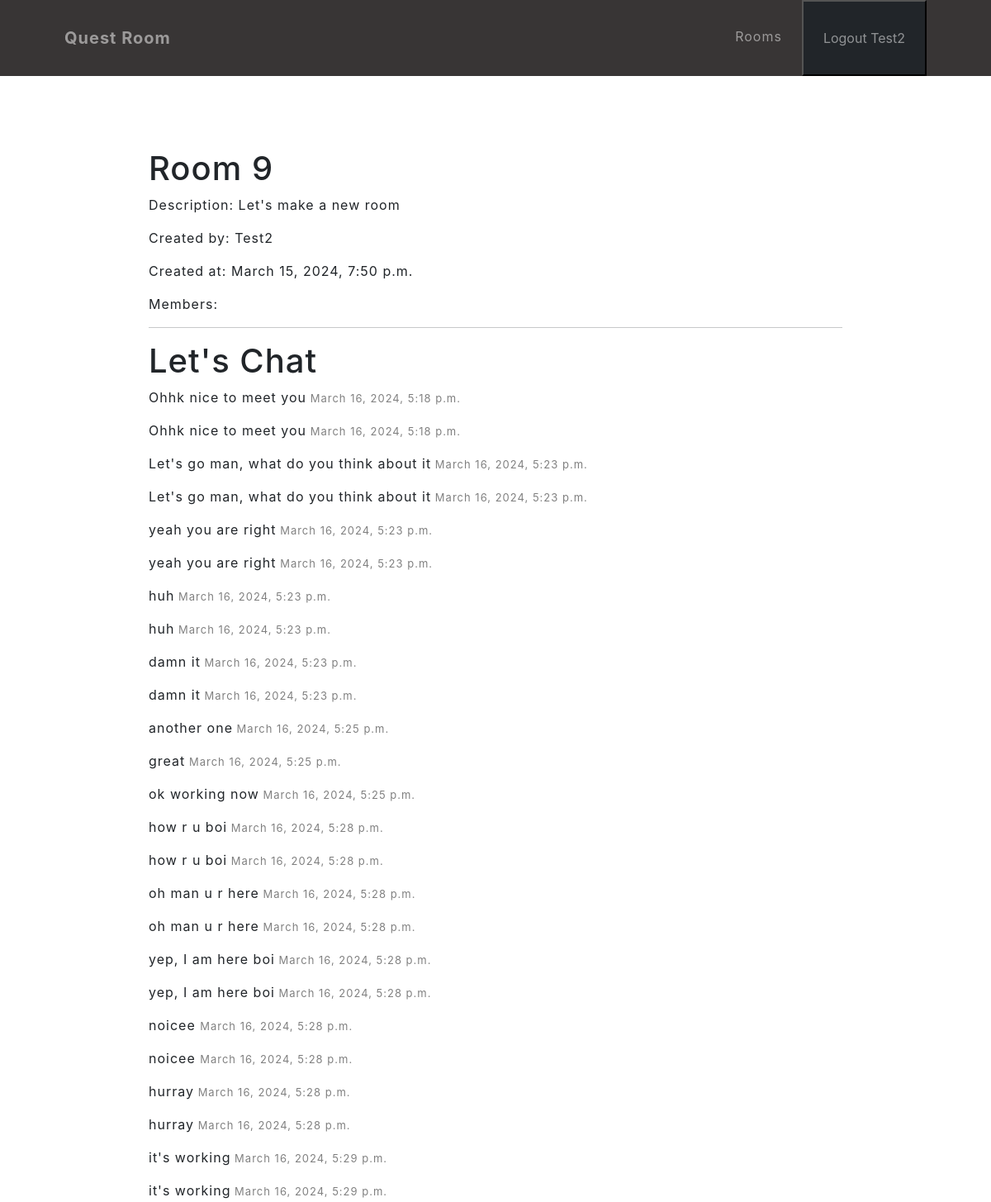
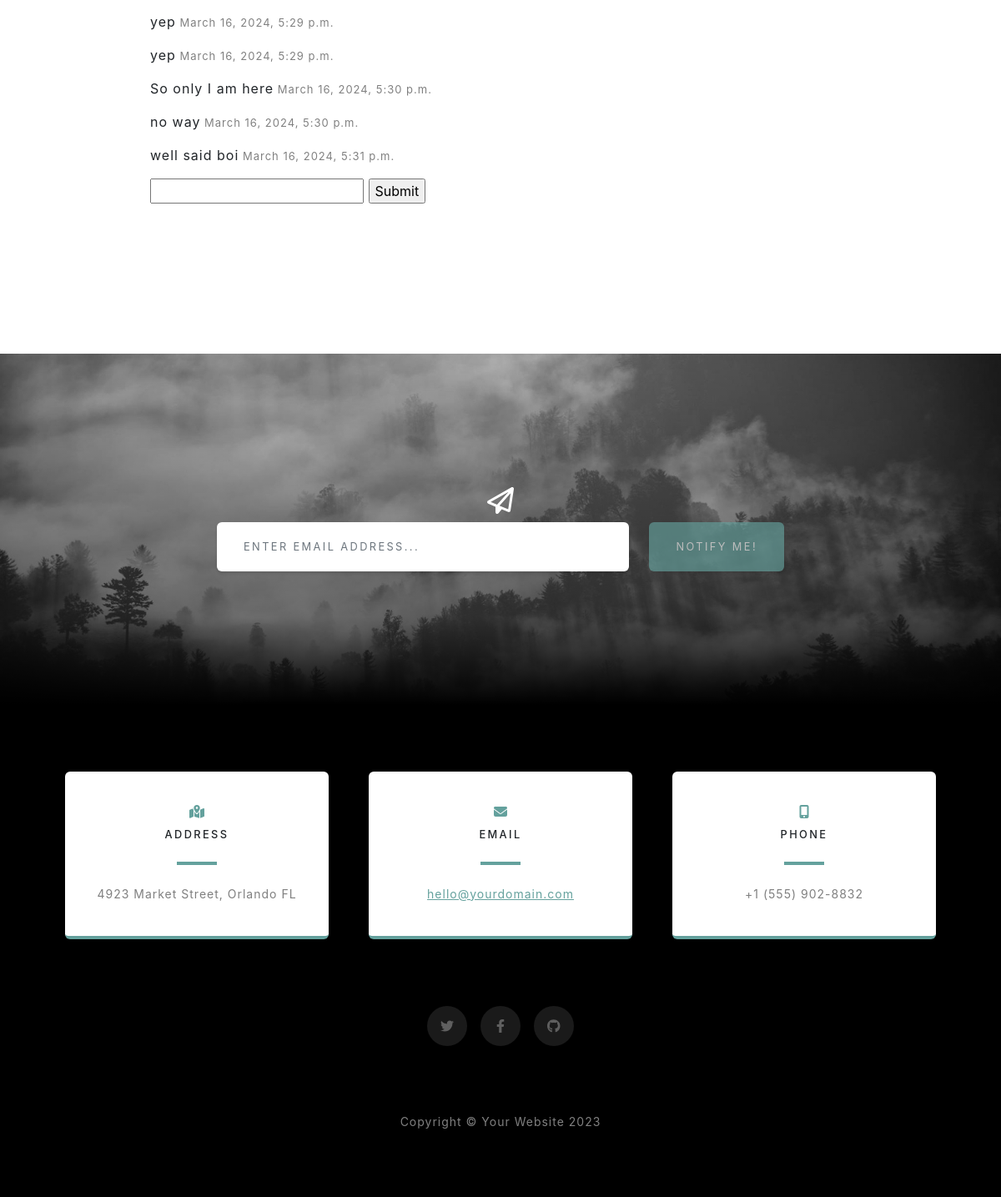
Page /rooms/9/ (signed in) on the committed database (2 pictures, top to bottom).
### users/models.py (models this page shows)
class User(AbstractUser):
    def __str__(self) -> str:
        return f'{self.id} - {self.username}'

### rooms/models.py (models this page shows, shortened)
class QuestRoom(models.Model):
    class RoomType(models.TextChoices):
        LEETCODE = 'LC', 'LeetCode'
    name = models.CharField(max_length=50)
    description = models.TextField()
    room_type = models.CharField(
        choices=RoomType.choices,
        default=RoomType.LEETCODE,
        max_length=2
    )
    created_by = models.ForeignKey(User, on_delete=models.CASCADE, related_name='rooms')
    members = models.ManyToManyField(User)
    expire_days = models.PositiveIntegerField(default=1)
    expires_at = models.DateTimeField()
    daily_required_points = models.PositiveIntegerField(default=1)
    created_at = models.DateTimeField(auto_now_add=True)
    updated_at = models.DateTimeField(auto_now=True)
    class Meta:
        unique_together = [['name', 'created_by']]

class Message(models.Model):
    room = models.ForeignKey(QuestRoom, on_delete=models.CASCADE, related_name='messages')
    user = models.ForeignKey(User, on_delete=models.CASCADE)
    content = models.TextField()
    created_at = models.DateTimeField(auto_now_add=True)
    objects = models.Manager()
    latest_messages = LatestMessages()

### rooms/views.py (the view)
# urls.py: path('rooms/<int:room_id>/', views.view_room, name='view_room'),
@login_required
def view_room(request, room_id):
    room = get_object_or_404(QuestRoom, pk=room_id)
    latest_messages = Message.latest_messages.get_latest_messages(room_id)
    return render (
        request,
        'rooms/view_room.html', {
            'room': room,
            'latest_messages': latest_messages,
        }
    )

### rooms/models.py (called while the page is built)
    def get_latest_messages(self, room_id, limit=30):
        return self.filter(room_id=room_id).order_by('-created_at')[:limit]

### rooms/templates/rooms/view_room.html (shortened to what this page needs)
{% extends 'rooms/base.html' %}
{% block content %}
    <main>
        <h1>Room {{ room.id }}</h1>
        <p>Description: {{ room.description }}</p>
        <p>Created by: {{ room.created_by.username }}</p>
        <p>Created at: {{ room.created_at }}</p>
        <p>Members:</p>
        <hr>
        <h1>Let's Chat</h1>
        <div id="messages">
            {% for message in latest_messages reversed %}
                <div class="message">
                    <p>{{ message.content }}<span> {{ message.created_at }}</span></p>
                </div>
            {% endfor %}
        </div>
        <form id="form">
            <input type="text" name="message">
            <input type="submit">
        </form>
    </main>
{% endblock content %}

### rooms/templates/rooms/base.html (shortened to what this page needs)
{% load static %}
<!DOCTYPE html>
<html lang="en">
    <head>
        <link href="https://api.fontshare.com/v2/css?f[]=supreme@400&f[]=chubbo@700&display=swap" rel="stylesheet">
        <link href="{% static 'css/styles.css' %}" rel="stylesheet" />
    </head>
    <body id="page-top">
        <nav class="navbar navbar-expand-lg navbar-light fixed-top" id="mainNav">
            <div class="container px-4 px-lg-5">
                <a class="navbar-brand" href="#page-top">Quest Room</a>
                <div class="collapse navbar-collapse" id="navbarResponsive">
                    <ul class="navbar-nav ms-auto">
                        <li class="nav-item"><a class="nav-link" href="#projects">Rooms</a></li>
                        {% if request.user.is_authenticated %}
                            <li class="nav-item">
                                <form action="{% url 'users:logout' %}" method="post">
                                    <button type="submit" class="nav-link bg-dark">Logout {{ request.user.username }}</button>
                                </form>
                            </li>
                        {% endif %}
                    </ul>
                </div>
            </div>
        </nav>
        {% block content %}
        {% endblock content %}
        <section class="signup-section" id="signup">
            <div class="container px-4 px-lg-5">
                <div class="row gx-4 gx-lg-5">
                    <div class="col-md-10 col-lg-8 mx-auto text-center">
                        <i class="far fa-paper-plane fa-2x mb-2 text-white"></i>
                        <form class="form-signup" id="contactForm" data-sb-form-api-token="API_TOKEN">
                            <div class="row input-group-newsletter">
                                <div class="col"><input class="form-control" id="emailAddress" type="email" placeholder="Enter email address..." aria-label="Enter email address..." data-sb-validations="required,email" /></div>
                                <div class="col-auto"><button class="btn btn-primary disabled" id="submitButton" type="submit">Notify Me!</button></div>
                            </div>
                        </form>
                    </div>
                </div>
            </div>
        </section>
        <section class="contact-section bg-black">
            <div class="container px-4 px-lg-5">
                <div class="row gx-4 gx-lg-5">
                    <div class="col-md-4 mb-3 mb-md-0">
                        <div class="card py-4 h-100">
                            <div class="card-body text-center">
                                <i class="fas fa-map-marked-alt text-primary mb-2"></i>
                                <h4 class="text-uppercase m-0">Address</h4>
                                <hr class="my-4 mx-auto" />
                                <div class="small text-black-50">4923 Market Street, Orlando FL</div>
                            </div>
                        </div>
                    </div>
                    <div class="col-md-4 mb-3 mb-md-0">
                        <div class="card py-4 h-100">
                            <div class="card-body text-center">
                                <i class="fas fa-envelope text-primary mb-2"></i>
                                <h4 class="text-uppercase m-0">Email</h4>
                                <hr class="my-4 mx-auto" />
                                <div class="small text-black-50"><a href="#!">hello@yourdomain.com</a></div>
                            </div>
                        </div>
                    </div>
                    <div class="col-md-4 mb-3 mb-md-0">
                        <div class="card py-4 h-100">
                            <div class="card-body text-center">
                                <i class="fas fa-mobile-alt text-primary mb-2"></i>
                                <h4 class="text-uppercase m-0">Phone</h4>
                                <hr class="my-4 mx-auto" />
                                <div class="small text-black-50">+1 (555) 902-8832</div>
                            </div>
                        </div>
                    </div>
                </div>
                <div class="social d-flex justify-content-center">
                    <a class="mx-2" href="#!"><i class="fab fa-twitter"></i></a>
                    <a class="mx-2" href="#!"><i class="fab fa-facebook-f"></i></a>
                    <a class="mx-2" href="#!"><i class="fab fa-github"></i></a>
                </div>
            </div>
        </section>
        <footer class="footer bg-black small text-center text-white-50"><div class="container px-4 px-lg-5">Copyright &copy; Your Website 2023</div></footer>
    </body>
</html>

### rows in the picture
User: user.username "Test2"
QuestRoom: id "9", description "Let's make a new room", created_by.username "Test2", created_at "March 15, 2024, 7:50 p.m."
Message: content "Ohhk nice to meet you", created_at "March 16, 2024, 5:18 p.m."
Message: content "Ohhk nice to meet you", created_at "March 16, 2024, 5:18 p.m."
Message: content "Let's go man, what do you think about it", created_at "March 16, 2024, 5:23 p.m."
Message: content "Let's go man, what do you think about it", created_at "March 16, 2024, 5:23 p.m."
Message: content "yeah you are right", created_at "March 16, 2024, 5:23 p.m."
Message: content "yeah you are right", created_at "March 16, 2024, 5:23 p.m."
Message: content "huh", created_at "March 16, 2024, 5:23 p.m."
Message: content "huh", created_at "March 16, 2024, 5:23 p.m."
Message: content "damn it", created_at "March 16, 2024, 5:23 p.m."
Message: content "damn it", created_at "March 16, 2024, 5:23 p.m."
Message: content "another one", created_at "March 16, 2024, 5:25 p.m."
Message: content "great", created_at "March 16, 2024, 5:25 p.m."
Message: content "ok working now", created_at "March 16, 2024, 5:25 p.m."
Message: content "how r u boi", created_at "March 16, 2024, 5:28 p.m."
Message: content "how r u boi", created_at "March 16, 2024, 5:28 p.m."
Message: content "oh man u r here", created_at "March 16, 2024, 5:28 p.m."
Message: content "oh man u r here", created_at "March 16, 2024, 5:28 p.m."
Message: content "yep, I am here boi", created_at "March 16, 2024, 5:28 p.m."
Message: content "yep, I am here boi", created_at "March 16, 2024, 5:28 p.m."
Message: content "noicee", created_at "March 16, 2024, 5:28 p.m."
Message: content "noicee", created_at "March 16, 2024, 5:28 p.m."
Message: content "hurray", created_at "March 16, 2024, 5:28 p.m."
Message: content "hurray", created_at "March 16, 2024, 5:28 p.m."
Message: content "it's working", created_at "March 16, 2024, 5:29 p.m."
Message: content "it's working", created_at "March 16, 2024, 5:29 p.m."
Message: content "yep", created_at "March 16, 2024, 5:29 p.m."
Message: content "yep", created_at "March 16, 2024, 5:29 p.m."
Message: content "So only I am here", created_at "March 16, 2024, 5:30 p.m."
Message: content "no way", created_at "March 16, 2024, 5:30 p.m."
Message: content "well said boi", created_at "March 16, 2024, 5:31 p.m."
